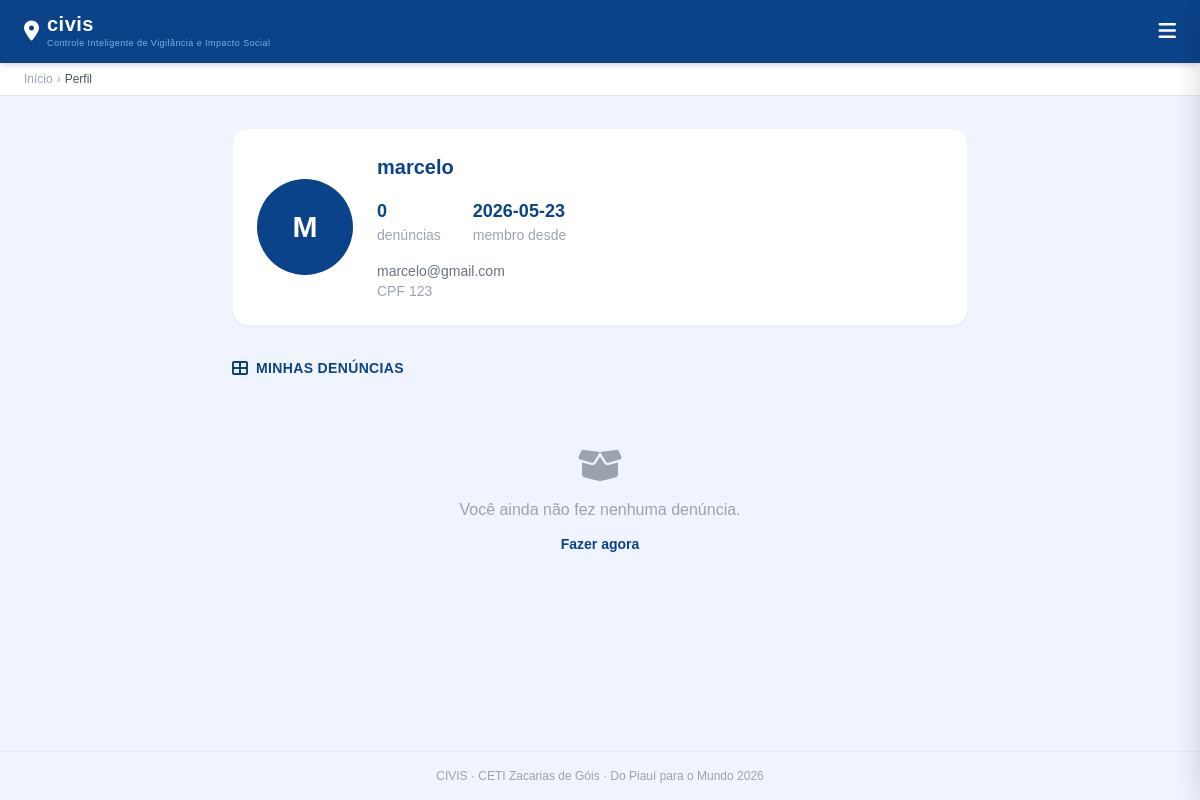
The page /perfil (signed in) on the database its author committed.
### tables this page shows
CREATE TABLE usuario (
    id INTEGER PRIMARY KEY AUTOINCREMENT,
    cpf TEXT UNIQUE NOT NULL,
    nome TEXT NOT NULL,
    email TEXT UNIQUE NOT NULL, 
    senha TEXT NOT NULL,
    data_criacão DATETIME DEFAULT CURRENT_TIMESTAMP
);

### app.py (the view)
@app.route('/perfil')
def perfil():
    if not sessao.get('usuario_id'):
        return redirect('/login')
    usuario, denuncias = db.buscar_perfil_dados(sessao['usuario_id'])
    return render_template('perfil.html', usuario=usuario, denuncias=denuncias)

### adm_db.py (called while the page is built)
def conectar():
    return sqlite3.connect('database.db')

def buscar_perfil_dados(usuario_id):
    conexao = conectar()
    cursor = conexao.cursor()
    cursor.execute("SELECT * FROM usuario WHERE id = ?", (usuario_id,))
    colunas_u = ['id','cpf','nome','email','senha','data_criacao']
    usuario = dict(zip(colunas_u, cursor.fetchone()))
    cursor.execute("""
        SELECT id, categoria, descricao, latitude, longitude, foto_caminho, data_registro
        FROM denuncias
        WHERE usuario_id = ?
        ORDER BY data_registro DESC
    """, (usuario_id,))
    colunas_d = ['id','categoria','descricao','latitude','longitude','foto_caminho','data_registro']
    denuncias = [dict(zip(colunas_d, row)) for row in cursor.fetchall()]
    conexao.close()
    return usuario, denuncias

### app.py (called while the page is built)
@app.context_processor
def injetar_usuario():
    return {"nome_usuario": sessao.get("nome_usuario")}

### templates/perfil.html (shortened to what this page needs)
{% extends "base.html" %}
{% block breadcrumb %}Perfil{% endblock %}
{% block main_class %}block{% endblock %}
{% block conteudo %}
<div class="w-full max-w-3xl mx-auto px-4 py-8">
    <div class="bg-white rounded-2xl shadow-sm border border-gray-100 p-6 mb-8">
        <div class="flex items-center gap-6">
            <div class="w-24 h-24 rounded-full flex items-center justify-center
                        text-white text-3xl font-extrabold flex-shrink-0"
                 style="background:#0b438a;">
                {{ usuario.nome[0].upper() }}
            </div>
            <div class="flex-1">
                <h2 class="text-xl font-extrabold mb-4"
                    style="color:#0b438a;">
                    {{ usuario.nome }}
                </h2>
                <div class="flex gap-8 text-sm mb-4">
                    <div>
                        <span class="font-extrabold text-lg"
                              style="color:#0b438a;">
                            {{ denuncias|length }}
                        </span>
                        <p class="text-gray-400">denúncias</p>
                    </div>
                    <div>
                        <span class="font-extrabold text-lg"
                              style="color:#0b438a;">
                            {{ usuario.data_criacao[:10] }}
                        </span>
                        <p class="text-gray-400">membro desde</p>
                    </div>
                </div>
                <p class="text-sm text-gray-500">{{ usuario.email }}</p>
                <p class="text-sm text-gray-400">CPF {{ usuario.cpf }}</p>
            </div>
        </div>
    </div>
    <div class="flex items-center gap-2 mb-5">
        <i class="fa-solid fa-table-cells-large"
           style="color:#0b438a;"></i>
        <h3 class="text-sm font-bold uppercase tracking-wide"
            style="color:#0b438a;">
            Minhas denúncias
        </h3>
    </div>
    {% if denuncias %}
    <div class="grid grid-cols-3 gap-2">
        {% for d in denuncias %}
        <div class="relative aspect-square rounded-xl overflow-hidden
                    bg-gray-100 group cursor-pointer">
            {% if d.foto_caminho %}
            <img src="/{{ d.foto_caminho }}"
                 class="w-full h-full object-cover
                        group-hover:scale-105 transition duration-300">
            {% else %}
            <div class="w-full h-full flex items-center justify-center"
                 style="background:#dbeafe;">
                <i class="fa-solid fa-circle-exclamation
                          text-3xl"
                   style="color:#0b438a;"></i>
            </div>
            {% endif %}
            <div class="absolute top-2 left-2
                        text-[10px] font-bold px-2 py-1 rounded-full
                        bg-white/90"
                 style="color:#0b438a;">
                {{ d.categoria }}
            </div>
            <div class="absolute inset-0 bg-black/50 opacity-0
                        group-hover:opacity-100 transition
                        flex flex-col justify-end p-3">
                <p class="text-white text-xs line-clamp-2 mb-2">
                    {{ d.descricao }}
                </p>
                <span class="text-white text-[11px]">
                    {{ d.data_registro[8:10] }}/{{ d.data_registro[5:7] }}/{{ d.data_registro[0:4] }}
                </span>
            </div>
        </div>
        {% endfor %}
    </div>
    {% else %}
    <div class="text-center py-12 text-gray-400">
        <i class="fa-solid fa-box-open text-4xl mb-3"></i>
        <p>Você ainda não fez nenhuma denúncia.</p>
        <a href="/denuncia"
           class="inline-block mt-3 text-sm font-bold"
           style="color:#0b438a;">
            Fazer agora
        </a>
    </div>
    {% endif %}
</div>
{% endblock %}

### templates/base.html (style rules this page uses)
* { font-family: sans-serif; }

### rows shown on the page
usuario: nome "M", nome "marcelo", data_criacão "2026-05-23", email "marcelo@gmail.com", cpf "123"

### other values the page prints
{{ denuncias|length }} "0"
